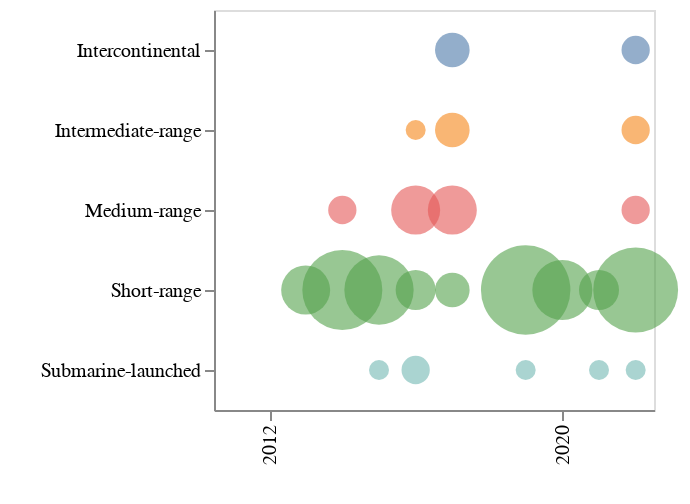

Notebook source saved alongside this figure:
### Code cell
circles = (
    alt.Chart(missile_total_all[missile_total_all["year"] >= "2011"])
    .mark_circle(opacity=0.6, stroke="#1a1a1a", strokeWidth=0)
    .encode(
        alt.X(
            "year:O",
            axis=alt.Axis(
                values=[
                    # "1960",
                    # "1970",
                    "1980",
                    "1990",
                    "2000",
                    "2010",
                    "2012",
                    # "2015",
                    # "2018",
                    "2020",
                ],
            ),
            title=" ",
        ),
        alt.Y("missle_type_desc:N", title=" "),
        alt.Size(
            "count:Q",
            title="Missile count",
            scale=alt.Scale(range=[0, 2000]),
            legend=None,
        ),
        alt.Color("missile_type:N", legend=None),
    )
)

# text = (
#     alt.Chart(missile_total_all[missile_total_all["year"] == "2022"])
#     .mark_text(dx=0, dy=0, color="white")
#     .encode(
#         x=alt.X("year:O", stack="zero"),
#         y=alt.Y("missle_type_desc:O"),
#         text=alt.Text("count:Q"),
#     )
# )

(circles).configure_legend(
    symbolType="circle",
    orient="top",
    symbolFillColor="#e6e6e6",
    symbolStrokeColor="#e6e6e6",
).properties(
    width=220,
    height=200,
    title="",
)

### Figure 1 — Vega-Lite specification as saved in the notebook (floating-point values rounded to 4 significant figures)
{"config": {"view": {"continuousWidth": 400, "continuousHeight": 300}, "legend": {"orient": "top", "symbolFillColor": "#e6e6e6", "symbolStrokeColor": "#e6e6e6", "symbolType": "circle"}}, "data": {"name": "data-027143aed1399d9a03eba07e9f2a7134"}, "mark": {"type": "circle", "opacity": 0.6, "stroke": "#1a1a1a", "strokeWidth": 0}, "encoding": {"color": {"field": "missile_type", "legend": null, "type": "nominal"}, "size": {"field": "count", "legend": null, "scale": {"range": [0, 2000]}, "title": "Missile count", "type": "quantitative"}, "x": {"axis": {"values": ["1980", "1990", "2000", "2010", "2012", "2020"]}, "field": "year", "title": " ", "type": "ordinal"}, "y": {"field": "missle_type_desc", "title": " ", "type": "nominal"}}, "height": 200, "title": "", "width": 220, "$schema": "https://vega.github.io/schema/vega-lite/v4.17.0.json", "datasets": {"data-027143aed1399d9a03eba07e9f2a7134": [{"year": "2011", "missile_type": "IRBM", "missle_type_desc": "Intermediate-range", "count": 0.0}, {"year": "2012", "missile_type": "IRBM", "missle_type_desc": "Intermediate-range", "count": 0.0}, {"year": "2013", "missile_type": "IRBM", "missle_type_desc": "Intermediate-range", "count": 0.0}, {"year": "2014", "missile_type": "IRBM", "missle_type_desc": "Intermediate-range", "count": 0.0}, {"year": "2015", "missile_type": "IRBM", "missle_type_desc": "Intermediate-range", "count": 0.0}, {"year": "2016", "missile_type": "IRBM", "missle_type_desc": "Intermediate-range", "count": 1.0}, {"year": "2017", "missile_type": "IRBM", "missle_type_desc": "Intermediate-range", "count": 3.0}, {"year": "2018", "missile_type": "IRBM", "missle_type_desc": "Intermediate-range", "count": 0.0}, {"year": "2019", "missile_type": "IRBM", "missle_type_desc": "Intermediate-range", "count": 0.0}, {"year": "2020", "missile_type": "IRBM", "missle_type_desc": "Intermediate-range", "count": 0.0}, {"year": "2021", "missile_type": "IRBM", "missle_type_desc": "Intermediate-range", "count": 0.0}, {"year": "2022", "missile_type": "IRBM", "missle_type_desc": "Intermediate-range", "count": 2.0}, {"year": "2011", "missile_type": "MRBM", "missle_type_desc": "Medium-range", "count": 0.0}, {"year": "2012", "missile_type": "MRBM", "missle_type_desc": "Medium-range", "count": 0.0}, {"year": "2013", "missile_type": "MRBM", "missle_type_desc": "Medium-range", "count": 0.0}, {"year": "2014", "missile_type": "MRBM", "missle_type_desc": "Medium-range", "count": 2.0}, {"year": "2015", "missile_type": "MRBM", "missle_type_desc": "Medium-range", "count": 0.0}, {"year": "2016", "missile_type": "MRBM", "missle_type_desc": "Medium-range", "count": 6.0}, {"year": "2017", "missile_type": "MRBM", "missle_type_desc": "Medium-range", "count": 6.0}, {"year": "2018", "missile_type": "MRBM", "missle_type_desc": "Medium-range", "count": 0.0}, {"year": "2019", "missile_type": "MRBM", "missle_type_desc": "Medium-range", "count": 0.0}, {"year": "2020", "missile_type": "MRBM", "missle_type_desc": "Medium-range", "count": 0.0}, {"year": "2021", "missile_type": "MRBM", "missle_type_desc": "Medium-range", "count": 0.0}, {"year": "2022", "missile_type": "MRBM", "missle_type_desc": "Medium-range", "count": 2.0}, {"year": "2011", "missile_type": "SRBM", "missle_type_desc": "Short-range", "count": 0.0}, {"year": "2012", "missile_type": "SRBM", "missle_type_desc": "Short-range", "count": 0.0}, {"year": "2013", "missile_type": "SRBM", "missle_type_desc": "Short-range", "count": 6.0}, {"year": "2014", "missile_type": "SRBM", "missle_type_desc": "Short-range", "count": 16.0}, {"year": "2015", "missile_type": "SRBM", "missle_type_desc": "Short-range", "count": 12.0}, {"year": "2016", "missile_type": "SRBM", "missle_type_desc": "Short-range", "count": 4.0}, {"year": "2017", "missile_type": "SRBM", "missle_type_desc": "Short-range", "count": 3.0}, {"year": "2018", "missile_type": "SRBM", "missle_type_desc": "Short-range", "count": 0.0}, {"year": "2019", "missile_type": "SRBM", "missle_type_desc": "Short-range", "count": 20.0}, {"year": "2020", "missile_type": "SRBM", "missle_type_desc": "Short-range", "count": 9.0}, {"year": "2021", "missile_type": "SRBM", "missle_type_desc": "Short-range", "count": 4.0}, {"year": "2022", "missile_type": "SRBM", "missle_type_desc": "Short-range", "count": 18.0}, {"year": "2011", "missile_type": "SLBM", "missle_type_desc": "Submarine-launched", "count": 0.0}, {"year": "2012", "missile_type": "SLBM", "missle_type_desc": "Submarine-launched", "count": 0.0}, {"year": "2013", "missile_type": "SLBM", "missle_type_desc": "Submarine-launched", "count": 0.0}, {"year": "2014", "missile_type": "SLBM", "missle_type_desc": "Submarine-launched", "count": 0.0}, {"year": "2015", "missile_type": "SLBM", "missle_type_desc": "Submarine-launched", "count": 1.0}, {"year": "2016", "missile_type": "SLBM", "missle_type_desc": "Submarine-launched", "count": 2.0}, {"year": "2017", "missile_type": "SLBM", "missle_type_desc": "Submarine-launched", "count": 0.0}, {"year": "2018", "missile_type": "SLBM", "missle_type_desc": "Submarine-launched", "count": 0.0}, {"year": "2019", "missile_type": "SLBM", "missle_type_desc": "Submarine-launched", "count": 1.0}, {"year": "2020", "missile_type": "SLBM", "missle_type_desc": "Submarine-launched", "count": 0.0}, {"year": "2021", "missile_type": "SLBM", "missle_type_desc": "Submarine-launched", "count": 1.0}, {"year": "2022", "missile_type": "SLBM", "missle_type_desc": "Submarine-launched", "count": 1.0}, {"year": "2011", "missile_type": "ICBM", "missle_type_desc": "Intercontinental", "count": 0.0}, {"year": "2012", "missile_type": "ICBM", "missle_type_desc": "Intercontinental", "count": 0.0}, {"year": "2013", "missile_type": "ICBM", "missle_type_desc": "Intercontinental", "count": 0.0}, {"year": "2014", "missile_type": "ICBM", "missle_type_desc": "Intercontinental", "count": 0.0}, {"year": "2015", "missile_type": "ICBM", "missle_type_desc": "Intercontinental", "count": 0.0}, {"year": "2016", "missile_type": "ICBM", "missle_type_desc": "Intercontinental", "count": 0.0}, {"year": "2017", "missile_type": "ICBM", "missle_type_desc": "Intercontinental", "count": 3.0}, {"year": "2018", "missile_type": "ICBM", "missle_type_desc": "Intercontinental", "count": 0.0}, {"year": "2019", "missile_type": "ICBM", "missle_type_desc": "Intercontinental", "count": 0.0}, {"year": "2020", "missile_type": "ICBM", "missle_type_desc": "Intercontinental", "count": 0.0}, {"year": "2021", "missile_type": "ICBM", "missle_type_desc": "Intercontinental", "count": 0.0}, {"year": "2022", "missile_type": "ICBM", "missle_type_desc": "Intercontinental", "count": 2.0}]}}
